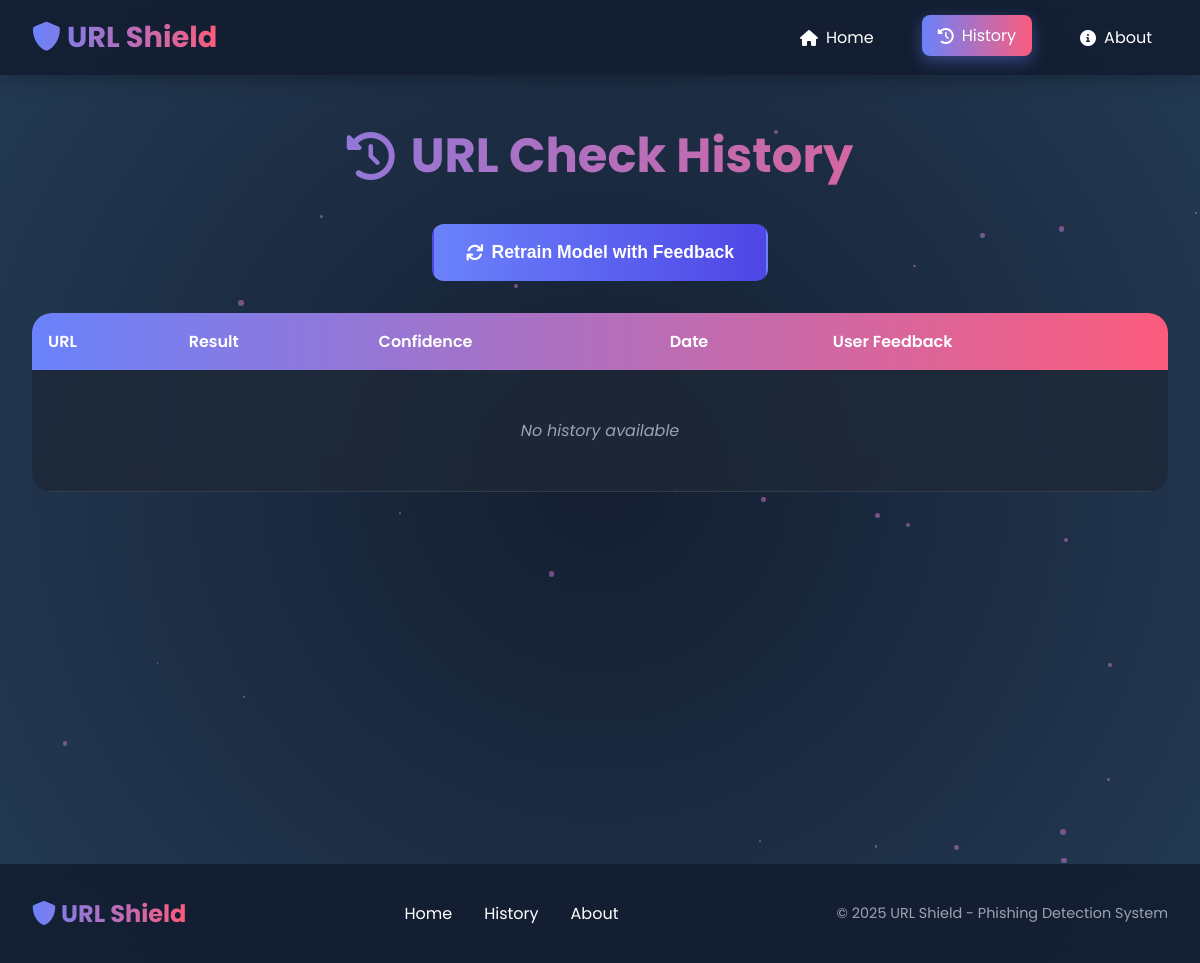
Before: /history with the older database file.
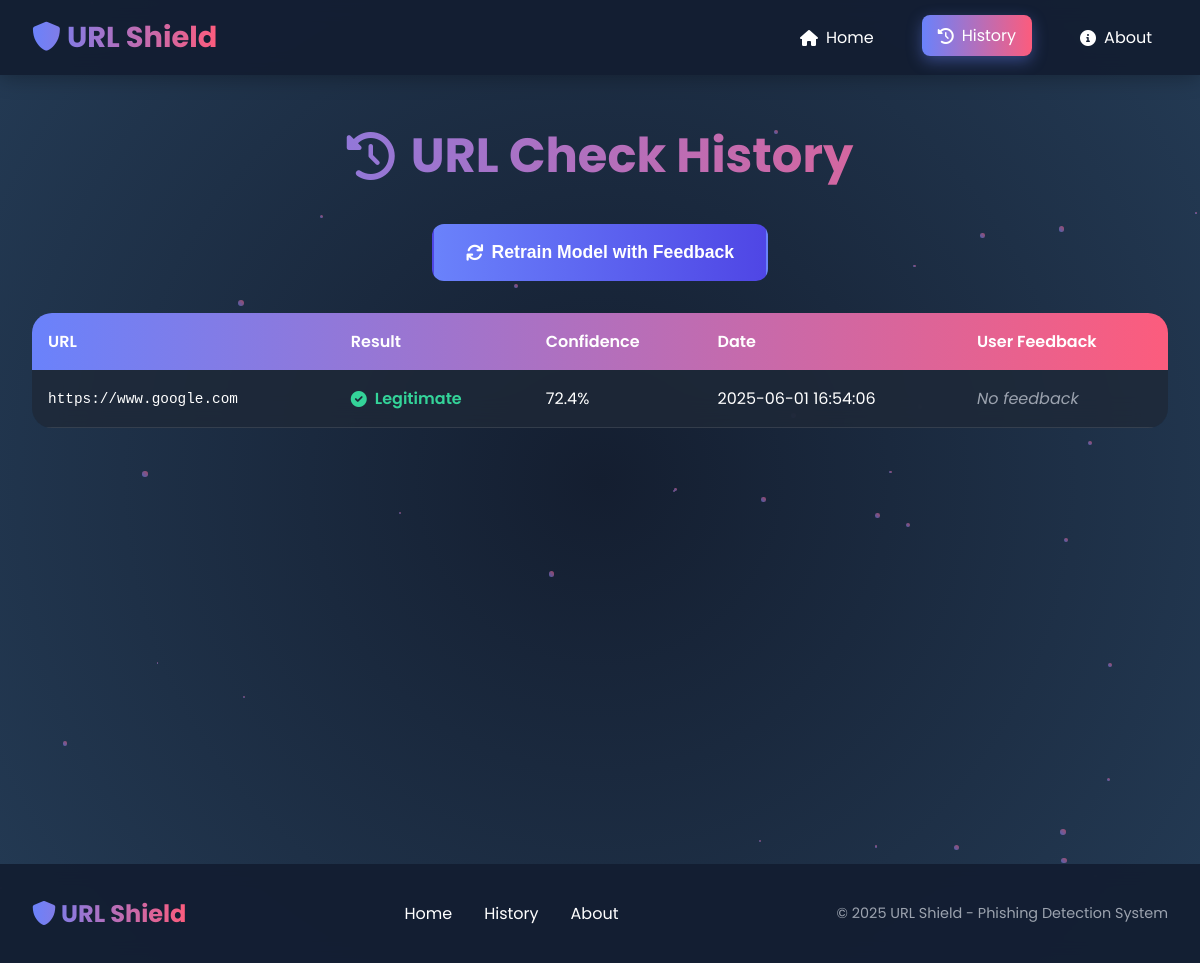
After: the same page with the newer database file.
### tables this page shows
CREATE TABLE url_checks (
            id INTEGER PRIMARY KEY AUTOINCREMENT,
            url TEXT NOT NULL,
            prediction TEXT NOT NULL,
            confidence REAL NOT NULL,
            check_date TIMESTAMP NOT NULL,
            user_feedback TEXT
        );

### app.py (the view)
@app.route("/history")
def history():
    conn = sqlite3.connect('phishing_history.db')
    cursor = conn.cursor()
    cursor.execute("""
        SELECT url, prediction, confidence, check_date, user_feedback
        FROM url_checks
        ORDER BY check_date DESC
    """)
    history = cursor.fetchall()
    conn.close()
    return render_template("history.html", history=history)

### templates/history.html (shortened to what this page needs)
<!DOCTYPE html>
<html lang="en">
<head>
    <link rel="stylesheet" href="https://cdnjs.cloudflare.com/ajax/libs/font-awesome/6.0.0-beta3/css/all.min.css">
    <link rel="stylesheet" href="/static/styles.css">
</head>
<body>
    <div class="background"></div>
    <div class="particles"></div>
    <header>
        <nav>
            <div class="logo">
                <i class="fas fa-shield-alt"></i> URL Shield
            </div>
            <ul>
                <li><a href="/"><i class="fas fa-home"></i> Home</a></li>
                <li><a href="/history" class="active"><i class="fas fa-history"></i> History</a></li>
                <li><a href="/#about"><i class="fas fa-info-circle"></i> About</a></li>
            </ul>
        </nav>
    </header>
    <div class="container">
        <section class="history-section">
            <h1><i class="fas fa-history"></i> URL Check History</h1>
            <div class="history-actions">
                <form action="/retrain" method="POST" id="retrainForm">
                    <button type="submit" class="btn btn-primary">
                        <i class="fas fa-sync"></i> Retrain Model with Feedback
                    </button>
                </form>
            </div>
            <div class="history-table">
                <table>
                    <thead>
                        <tr>
                            <th>URL</th>
                            <th>Result</th>
                            <th>Confidence</th>
                            <th>Date</th>
                            <th>User Feedback</th>
                        </tr>
                    </thead>
                    <tbody>
                        {% if history %}
                            {% for item in history %}
                            <tr>
                                <td class="url-cell">{{ item[0] }}</td>
                                <td class="result-cell {{ 'phishing' if item[1] == 'Phishing' else 'legitimate' }}">
                                    {% if item[1] == 'Phishing' %}
                                        <i class="fas fa-exclamation-triangle"></i>
                                    {% else %}
                                        <i class="fas fa-check-circle"></i>
                                    {% endif %}
                                    {{ item[1] }}
                                </td>
                                <td>{{ (item[2] * 100)|round(2) }}%</td>
                                <td>{{ item[3] }}</td>
                                <td>
                                    {% if item[4] %}
                                        <span class="feedback {{ 'phishing' if item[4] == 'Phishing' else 'legitimate' }}">
                                            {{ item[4] }}
                                        </span>
                                    {% else %}
                                        <span class="no-feedback">No feedback</span>
                                    {% endif %}
                                </td>
                            </tr>
                            {% endfor %}
                        {% else %}
                            <tr>
                                <td colspan="5" class="no-data">No history available</td>
                            </tr>
                        {% endif %}
                    </tbody>
                </table>
            </div>
        </section>
    </div>
    <footer>
        <div class="footer-content">
            <div class="footer-logo">
                <i class="fas fa-shield-alt"></i> URL Shield
            </div>
            <div class="footer-links">
                <a href="/">Home</a>
                <a href="/history">History</a>
                <a href="/#about">About</a>
            </div>
            <div class="footer-copyright">
                &copy; 2025 URL Shield - Phishing Detection System
            </div>
        </div>
    </footer>
</body>
</html>

### static/styles.css (style rules this page uses)
* { margin: 0; padding: 0; box-sizing: border-box; }
body { font-family: 'Poppins', sans-serif; color: white; overflow-x: hidden; min-height: 100vh; position: relative; }
.background { position: fixed; top: 0; left: 0; width: 100%; height: 100%; background: radial-gradient(circle at center, #141E30 0%, #243B55 100%); z-index: -2; }
.particles { position: fixed; top: 0; left: 0; width: 100%; height: 100%; overflow: hidden; z-index: -1; }
header { position: fixed; top: 0; left: 0; width: 100%; background: rgba(20, 30, 50, 0.95); backdrop-filter: blur(10px); z-index: 1000; padding: 0 2rem; box-shadow: 0 2px 20px rgba(0, 0, 0, 0.3); }
nav { display: flex; justify-content: space-between; align-items: center; padding: 1rem 0; max-width: 1200px; margin: 0 auto; }
.logo { font-size: 1.8rem; font-weight: 700; background: linear-gradient(90deg, #6A82FB, #FC5C7D); background-clip: text; -webkit-background-clip: text; color: transparent; }
nav ul { display: flex; list-style: none; gap: 2rem; }
nav ul li a { color: white; text-decoration: none; padding: 0.5rem 1rem; border-radius: 8px; transition: all 0.3s ease; display: flex; align-items: center; gap: 0.5rem; }
nav ul li a:hover, nav ul li a.active { background: linear-gradient(90deg, #6A82FB, #FC5C7D); transform: translateY(-2px); box-shadow: 0 5px 15px rgba(106, 130, 251, 0.4); }
.container { max-width: 1200px; margin: 0 auto; padding: 120px 2rem 2rem; min-height: 100vh; }
.analyze-btn, button, .btn { background: linear-gradient(90deg, #6A82FB, #FC5C7D); border: none; padding: 1rem 2rem; border-radius: 12px; font-size: 1.1rem; font-weight: 600; color: white; cursor: pointer; transition: all 0.3s ease; display: inline-flex; align-items: center; gap: 0.5rem; text-decoration: none; border: 2px solid transparent; }
.btn-primary { background: linear-gradient(90deg, #6A82FB, #4F46E5); }
.history-section h1 { text-align: center; font-size: 3rem; background: linear-gradient(90deg, #6A82FB, #FC5C7D); background-clip: text; -webkit-background-clip: text; color: transparent; margin-bottom: 2rem; display: flex; justify-content: center; align-items: center; gap: 1rem; }
.history-actions { margin: 2rem 0; text-align: center; }
.history-table { background: rgba(31, 41, 55, 0.8); border-radius: 20px; overflow: hidden; backdrop-filter: blur(15px); margin: 2rem 0; }
table { width: 100%; border-collapse: collapse; }
thead { background: linear-gradient(90deg, #6A82FB, #FC5C7D); }
th { padding: 1rem; text-align: left; font-weight: 600; color: white; }
tbody tr { border-bottom: 1px solid rgba(255, 255, 255, 0.1); transition: background-color 0.3s ease; }
td { padding: 1rem; vertical-align: middle; }
.url-cell { font-family: monospace; font-size: 0.9rem; max-width: 300px; word-break: break-all; }
.result-cell { font-weight: 600; display: flex; align-items: center; gap: 0.5rem; }
.result-cell.legitimate { color: #34D399; }
.no-feedback { color: #9CA3AF; font-style: italic; }
footer { background: rgba(20, 30, 50, 0.95); padding: 2rem 0; margin-top: 4rem; backdrop-filter: blur(10px); }
.footer-content { max-width: 1200px; margin: 0 auto; padding: 0 2rem; display: flex; justify-content: space-between; align-items: center; flex-wrap: wrap; gap: 2rem; }
.footer-logo { font-size: 1.5rem; font-weight: 700; background: linear-gradient(90deg, #6A82FB, #FC5C7D); background-clip: text; -webkit-background-clip: text; color: transparent; }
.footer-links { display: flex; gap: 2rem; }
.footer-links a { color: white; text-decoration: none; transition: color 0.3s ease; }
.footer-copyright { color: #9CA3AF; font-size: 0.9rem; }
.result-section, .recent-section, .about-section, .history-section { animation: fadeIn 0.8s ease; }

Changed rows visible on the page:
added url_checks: url "https://www.google.com", prediction "Legitimate", (item[2]*100)|round(2) "72.4", check_date "2025-06-01 16:54:06"
Other visible differences:
text no longer shown: "No history available"
